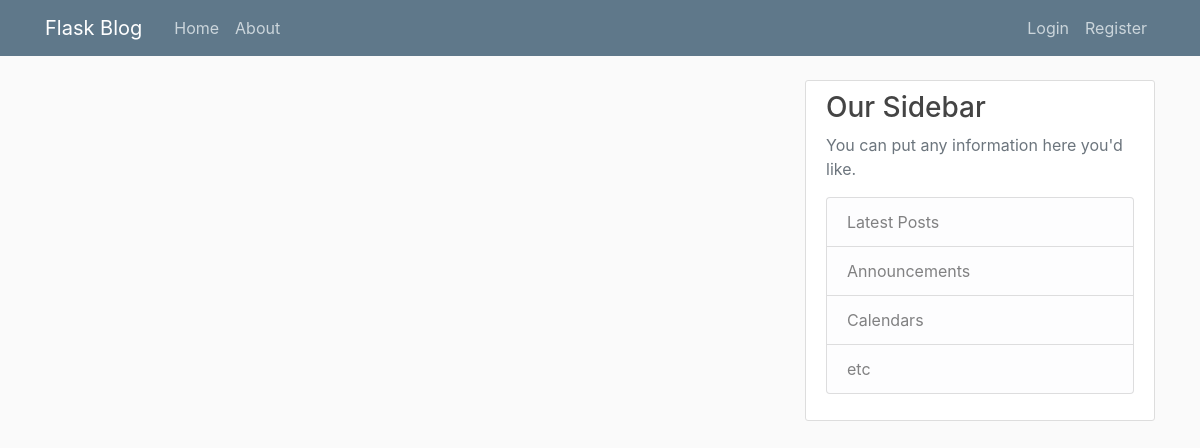
Page /home on the earlier database version.
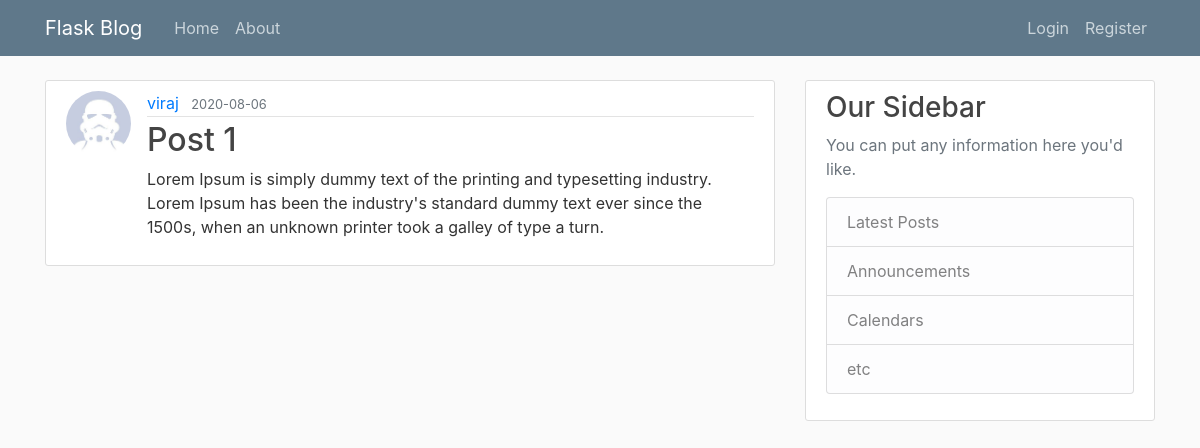
Same page on the later database version.
### Flaskblog/models.py (models this page shows, shortened)
class Post(db.Model):
	id = db.Column(db.Integer, primary_key=True)
	title = db.Column(db.String(100), nullable=False)
	date_posted = db.Column(db.DateTime, nullable=False, default=datetime.utcnow)
	content = db.Column(db.Text, nullable=False)
	user_id = db.Column(db.Integer, db.ForeignKey('user.id') ,nullable=False)

class User(db.Model, UserMixin):
	id = db.Column(db.Integer, primary_key=True)
	username = db.Column(db.String(20), unique=True, nullable=False)
	email = db.Column(db.String(120), unique=True, nullable=False)
	image_file = db.Column(db.String(20), nullable=False, default='default.jpg')
	password = db.Column(db.String(60), nullable=False)
	posts = db.relationship('Post', backref='author', lazy=True)

### Flaskblog/routes.py (the view)
@app.route('/')
@app.route('/home')
def home():
	posts = Post.query.all()
	return render_template('home.html', posts=posts, title="")

### Flaskblog/templates/home.html
{% extends "layout.html" %}
{% block content %}
	{% for post in posts %}
		<article class="media content-section">
		  <img class="rounded-circle article-img" src="{{ url_for('static', filename='profile_pics/') +post.author.image_file }}">
		  <div class="media-body">
		    <div class="article-metadata">
		      <a class="mr-2" href="#">{{ post.author.username }}</a>
		      <small class="text-muted">{{ post.date_posted.strftime('%Y-%m-%d') }}</small>
		    </div>
		    <h2><a class="article-title" href="{{ url_for('post', post_id=post.id) }}">{{ post.title }}</a></h2>
		    <p class="article-content">{{ post.content }}</p>
		  </div>
		</article>
	{% endfor %}
{% endblock %}

### Flaskblog/templates/layout.html (shortened to what this page needs)
<!DOCTYPE html>
<html>
<head>
    <link rel="stylesheet" href="https://stackpath.bootstrapcdn.com/bootstrap/4.5.0/css/bootstrap.min.css">
    <link rel="stylesheet" type="text/css" href="{{ url_for('static', filename='main.css') }}">
</head>
<body>
	<header class="site-header">
	  <nav class="navbar navbar-expand-md navbar-dark bg-steel fixed-top">
	    <div class="container">
	      <a class="navbar-brand mr-4" href="/">Flask Blog</a>
	      <div class="collapse navbar-collapse" id="navbarToggle">
	        <div class="navbar-nav mr-auto">
	          <a class="nav-item nav-link" href="/">Home</a>
	          <a class="nav-item nav-link" href="/about">About</a>
	        </div>
	        <div class="navbar-nav">
	          {% if current_user.is_authenticated %}
	              <a class="nav-item nav-link" href="{{ url_for('new_post') }}">New Post</a>
				  <a class="nav-item nav-link" href="{{ url_for('account') }}">Account</a>
	          	  <a class="nav-item nav-link" href="{{ url_for('logout') }}">Logout</a>
	          {% else %}
		          <a class="nav-item nav-link" href="{{ url_for('login') }}">Login</a>
		          <a class="nav-item nav-link" href="/register">Register</a>
		      {% endif %}
	        </div>
	      </div>
	    </div>
	  </nav>
	</header>
	<main role="main" class="container">
	  <div class="row">
	    <div class="col-md-8">
	      {% block content %}{% endblock %}
	    </div>
	    <div class="col-md-4">
	      <div class="content-section">
	        <h3>Our Sidebar</h3>
	        <p class='text-muted'>You can put any information here you'd like.
	          <ul class="list-group">
	            <li class="list-group-item list-group-item-light">Latest Posts</li>
	            <li class="list-group-item list-group-item-light">Announcements</li>
	            <li class="list-group-item list-group-item-light">Calendars</li>
	            <li class="list-group-item list-group-item-light">etc</li>
	          </ul>
	        </p>
	      </div>
	    </div>
	  </div>
	</main>
</body>
</html>

### Flaskblog/static/main.css (style rules this page uses)
body { background: #fafafa; color: #333333; margin-top: 5rem; }
h1, h2, h3, h4, h5, h6 { color: #444444; }
.bg-steel { background-color: #5f788a; }
.site-header .navbar-nav .nav-link { color: #cbd5db; }
.content-section { background: #ffffff; padding: 10px 20px; border: 1px solid #dddddd; border-radius: 3px; margin-bottom: 20px; }
.article-title { color: #444444; }
.article-content { white-space: pre-line; }
.article-img { height: 65px; width: 65px; margin-right: 16px; }
.article-metadata { padding-bottom: 1px; margin-bottom: 4px; border-bottom: 1px solid #e3e3e3 }

Differences in the rows shown:
added Post: image_file (placeholder picture), author.username "viraj", date_posted "2020-08-06", title "Post 1", content "Lorem Ipsum is simply dummy text of the printing and typesetting industry. Lorem Ipsum has been the industry's standard dummy text ever since the 1500s, when an unknown printer took a galley of type a turn."
